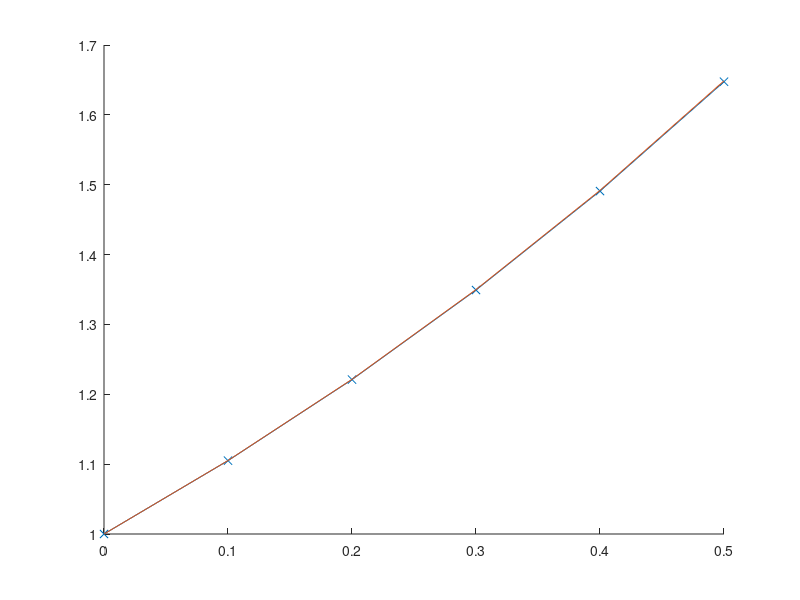

Write MATLAB code to recreate this figure.
%% question 5

h=0.1; %step size
N=6; %number of steps

x=0:h:h*(N-1); %x values start at 0

y=zeros(N,1); %initialise

y(1)=1; %initial conditions y(x=0)=1

%modifyed eulers iterations for equation y'=y
for iStep=1:N-1
    ydashest1=y(iStep); % current value y'=y
    yest=y(iStep)+h*ydashest1; %estimate value first
    ydashest2=yest; %y' using yest y'=yest
    y(iStep+1)=y(iStep)+0.5*h*(ydashest1+ydashest2); % next value taking average of both estimates
end

yactual=exp(x);

figure;
hold all
plot(x,y,'-x')
plot(x,yactual);
hold off


%% question 6

h=0.1; %step size
N=6; %number of steps

x=0:h:h*(N-1); %x values start at 0

y=zeros(N,1); %initialise

y(1)=0.2; %initial conditions y(x=0)=.2

%modifyed eulers iterations for equation y'=y-y^2
for iStep=1:N-1
    ydashest1=y(iStep)-y(iStep)^2; % current value y'=y-y^2
    yest=y(iStep)+h*ydashest1; %estimate value first
    ydashest2=yest-yest^2; %y' using yest y'=yest-yest^2
    y(iStep+1)=y(iStep)+0.5*h*(ydashest1+ydashest2); % next value taking average of both estimates
end
%% question 7

h=0.1; %step size
N=6; %number of steps

x=0:h:h*(N-1); %x values start at 0

y=zeros(N,1); %initialise

y(1)=1; %initial conditions y(x=0)=1

%modifyed eulers iterations for equation y'=xy^2
for iStep=1:N-1
    ydashest1=x(iStep)*(y(iStep)^2); % current value y'=xy^2
    yest=y(iStep)+h*ydashest1; %estimate value first
    ydashest2=x(iStep+1)*(yest^2); %y' using yest y'=xyest^2 NOTE X(n+1)!!!!
    y(iStep+1)=y(iStep)+0.5*h*(ydashest1+ydashest2); % next value taking average of both estimates
end
%% question 8

h=0.1; %step size
N=6; %number of steps

x=0:h:h*(N-1); %x values start at 0

y=zeros(N,1); %initialise

y(1)=0; %initial conditions y(x=0)=0

%modifyed eulers iterations for equation y'=1-0.25y^2
for iStep=1:N-1
    ydashest1=1-0.25*(y(iStep)^2); % current value y'=xy^2
    yest=y(iStep)+h*ydashest1; %estimate value first
    ydashest2=1-0.25*(yest^2); %y' using yest y'=xyest^2 NOTE X(n+1)!!!!
    y(iStep+1)=y(iStep)+0.5*h*(ydashest1+ydashest2); % next value taking average of both estimates
end